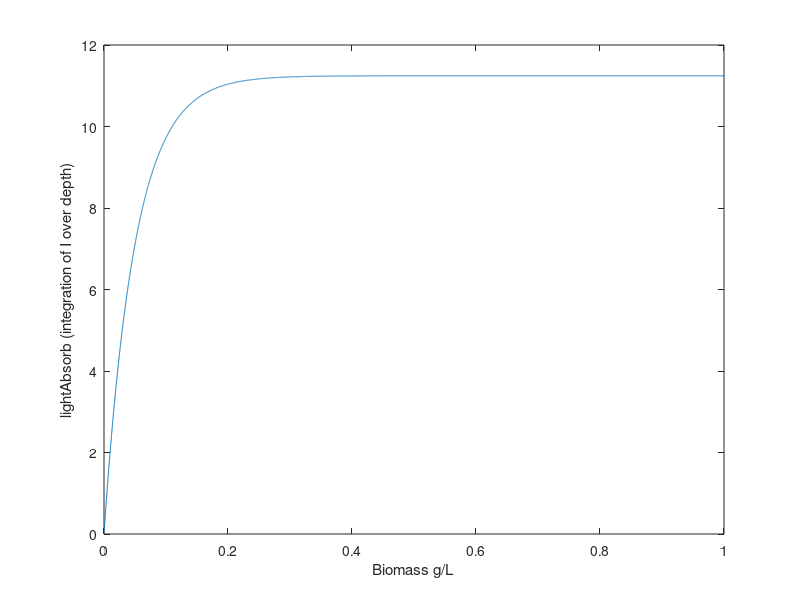

This figure's MATLAB source: (Note: this script raises an error after producing the figure.)
global data umax K N0 results span lightAbsorb Biomass;

data=[0,0.0664580000000000;1284,0.113740000000000;2743,0.221511000000000;4150,0.311774500000000;5548,0.360983500000000;7070,0.392943500000000;11369,0.339868593000000];
span=linspace(0,11369,100000);
  
% results=[celldensity ;consumptionRate*1e3];
results=[0.00400000000000000,0.00800000000000000,0.0120000000000000,0.0160000000000000,0.0200000000000000,0.0240000000000000,0.0280000000000000,0.0320000000000000,0.0360000000000000,0.0400000000000000,0.0440000000000000,0.0480000000000000,0.0520000000000000,0.0560000000000000,0.0600000000000000,0.0640000000000000,0.0680000000000000,0.0720000000000000,0.0760000000000000,0.0800000000000000,0.0840000000000000,0.0880000000000000,0.0920000000000000,0.0960000000000000,0.100000000000000,0.104000000000000,0.108000000000000,0.112000000000000,0.116000000000000,0.120000000000000,0.124000000000000,0.128000000000000,0.132000000000000,0.136000000000000,0.140000000000000,0.144000000000000,0.148000000000000,0.152000000000000,0.156000000000000,0.160000000000000,0.164000000000000,0.168000000000000,0.172000000000000,0.176000000000000,0.180000000000000,0.184000000000000,0.188000000000000,0.192000000000000,0.196000000000000,0.200000000000000,0.204000000000000,0.208000000000000,0.212000000000000,0.216000000000000,0.220000000000000,0.224000000000000,0.228000000000000,0.232000000000000,0.236000000000000,0.240000000000000,0.244000000000000,0.248000000000000,0.252000000000000,0.256000000000000,0.260000000000000,0.264000000000000,0.268000000000000,0.272000000000000,0.276000000000000,0.280000000000000,0.284000000000000,0.288000000000000,0.292000000000000,0.296000000000000,0.300000000000000,0.304000000000000,0.308000000000000,0.312000000000000,0.316000000000000,0.320000000000000,0.324000000000000,0.328000000000000,0.332000000000000,0.336000000000000,0.340000000000000,0.344000000000000,0.348000000000000,0.352000000000000,0.356000000000000,0.360000000000000,0.364000000000000,0.368000000000000,0.372000000000000,0.376000000000000,0.380000000000000,0.384000000000000,0.388000000000000,0.392000000000000,0.396000000000000;0.000713971000000000,0.000713971000000000,0.000713971000000000,0.000713971000000000,0.000713971000000000,0.000713971000000000,0.000713971000000000,0.000713971000000000,0.000713971000000000,0.000713971000000000,0.000713971000000000,0.000713971000000000,0.000713967200000000,0.000713033300000000,0.000711259100000000,0.000709040300000000,0.000705652600000000,0.000701456100000000,0.000696844700000000,0.000691895900000000,0.000686619300000000,0.000680547400000000,0.000673353500000000,0.000665266500000000,0.000656457100000000,0.000647033100000000,0.000637327100000000,0.000627389500000000,0.000616974900000000,0.000606322100000000,0.000595626400000000,0.000585022400000000,0.000574055600000000,0.000563261800000000,0.000552240100000000,0.000541383400000000,0.000530747500000000,0.000520205000000000,0.000509678200000000,0.000499661100000000,0.000489593900000000,0.000479882700000000,0.000470293600000000,0.000460972300000000,0.000451921900000000,0.000443182400000000,0.000434785400000000,0.000426715100000000,0.000418601100000000,0.000410663300000000,0.000403014600000000,0.000395718600000000,0.000388736200000000,0.000381784700000000,0.000375067100000000,0.000368644500000000,0.000362504900000000,0.000356447600000000,0.000350441200000000,0.000344602700000000,0.000338863400000000,0.000333350900000000,0.000328062600000000,0.000322987900000000,0.000318116100000000,0.000313334500000000,0.000308712100000000,0.000304269800000000,0.000299999700000000,0.000295811800000000,0.000291691600000000,0.000287721800000000,0.000283863000000000,0.000280014700000000,0.000276211800000000,0.000272509600000000,0.000268935500000000,0.000265484500000000,0.000262152100000000,0.000258933400000000,0.000255823600000000,0.000252818100000000,0.000249913000000000,0.000247103600000000,0.000244326000000000,0.000241582300000000,0.000238914300000000,0.000236252700000000,0.000233647000000000,0.000231093900000000,0.000228616000000000,0.000226212400000000,0.000223880800000000,0.000221618200000000,0.000219422300000000,0.000217290400000000,0.000215217000000000,0.000213179000000000,0.000211195100000000];
 
% celldensity=results(1,:);
% consumptionRate=results(2,:).*celldensity;
% plot(celldensity,consumptionRate)



maxLightIntensity = 1500;
depth=linspace(0,0.15,100000); %m


Biomass=1;

DecayConstant=133.4.*Biomass+0.008346;
I = 1./ exp(DecayConstant.*(depth)) *maxLightIntensity; 
lightAbsorb=trapz(depth,I)*Biomass;
plot(depth,I)
lightAbsorb
Biomass=linspace(0,1,10000);
lightAbsorb=maxLightIntensity/133.4./Biomass-maxLightIntensity*exp(-133.4.*0.15.*Biomass)./133.4./Biomass; % analytical solution
plot(Biomass,lightAbsorb.*Biomass)
xlabel('Biomass g/L')
ylabel('lightAbsorb (integration of I over depth)')
 
r=lightAbsorb*9e-8;
 
N0=0.0665;
[t,N] = ode15s(@growth, span, N0);
plot(data(1:end,1),data(1:end,2),'*-');
hold on;
plot(t,N,'o-')


function r=growth(t,N)
global   results lightAbsorb Biomass;
r=interp1(Biomass,lightAbsorb,N);
r=r*0.55*1e-5*N;
end




 
